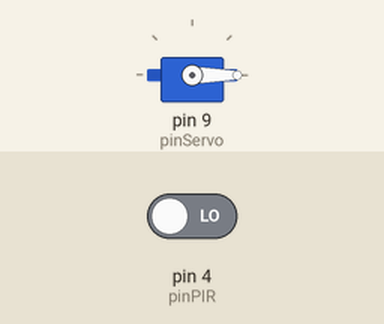
Simulated run of this sketch. Board: Arduino Uno, built with avr-gcc and run on an emulated ATmega328P. On the bench: servo. The test bench sets the inputs (shaded band); at power-on: pin 4 (pinPIR) LOW.

Above: at 1.2 s.
1.3 s: pin 4 (pinPIR) driven HIGH
At 2.0 s:
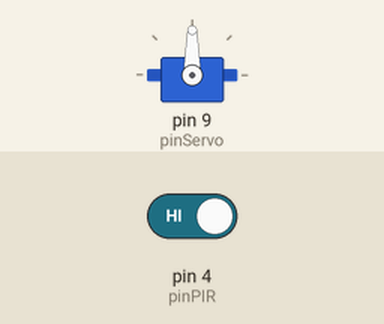
2.8 s: pin 4 (pinPIR) driven LOW
At 5.5 s:
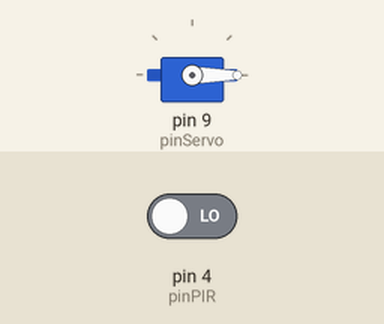
Timing chart, 0 to 7.0 s (numbered marks = the images above; inputs shaded):
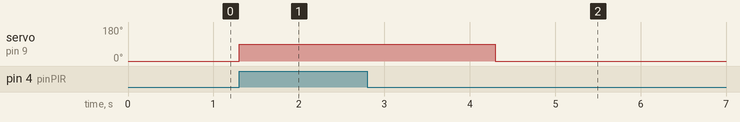

The sketch:

semana-09.ino
```cpp
#include <Servo.h>

// Objeto que permite controlar el servomotor
Servo puerta;

// Pines utilizados en el circuito
const int pinPIR = 4;
const int pinServo = 9;

// Variable para guardar el estado del sensor PIR
int estadoPIR = LOW;

void setup() {
  pinMode(pinPIR, INPUT);       // D4 recibe la señal digital del PIR
  puerta.attach(pinServo);     // La señal del servo está conectada a D9
  puerta.write(0);             // La puerta inicia cerrada
}

void loop() {
  estadoPIR = digitalRead(pinPIR);

  if (estadoPIR == HIGH) {
    puerta.write(90);          // Abre la puerta a 90 grados
    delay(3000);               // Permanece abierta durante 3 segundos
    puerta.write(0);           // Regresa a la posición cerrada
  } else {
    puerta.write(0);           // Sin movimiento, permanece cerrada
  }
}
```

Measured:
- after the input at 1.3 s, servo on pin 9 (pinServo): 0° → 90° at once
- after the input at 2.8 s, servo on pin 9 (pinServo): 90° → 0° after 1.5 s
